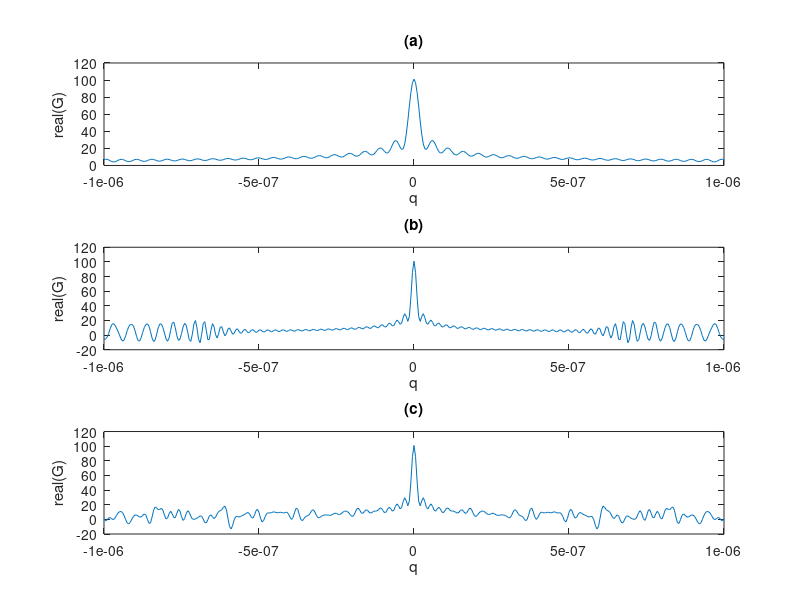

Here is the MATLAB script that generated this plot:
% Program to study the behavior of the smearing filter for the Radon Transform
% The smearing filter is given by one row of LH*L, where L and LH are the 
% projection operators (back and forth) between Radon space and offset space,
% both in frequency. 
% L=exp(-i*w*q*h^2)
% LH=exp(i*w*q*h^2) 
% Such that d=L*m and m_adjoint=LH*d
% Because LH*L is a circulant matrix, LH*L*m is equivalent to a convolution 
% of a row of LH*L with m (see Strang, Introduction to Applied Mathematics) 
% Daniel Trad
% UBC- July 1999
clear

l=-2000:40:2000; % Offset axis

dq=0.5e-8; % radon interval
PMAX=10e-7;  
PMIN=-PMAX;
p1=PMIN:dq:PMAX;
p2=0;
w=2*pi*5; % Frequency
for ii=1:length(p1);
   G(ii)=sum(exp(-i*w*(p2-p1(ii))*l.^2));
end;
GK=abs(fft(G));
kpaxis=1:round(length(p1)/2);
Nyquist=1/(2*w*pi*dq);
kpaxis=kpaxis*Nyquist/max(kpaxis);
subplot(311),plot(p1,real(G)), title('(a)');xlabel('q');ylabel('real(G)');
%subplot(222),plot(kpaxis,GK(1:round(length(p1)/2))); title('(b)');xlabel('kq');ylabel('Amplitude');
 
clear

l=-2000:40:2000; % Offset axis

dq=0.5e-8; % radon interval
PMAX=10e-7;  
PMIN=-PMAX;
p1=PMIN:dq:PMAX;
p2=0;
w=2*pi*10; % Frequency
for ii=1:length(p1);
   G(ii)=sum(exp(-i*w*(p2-p1(ii))*l.^2));
end;
GK=abs(fft(G));
kpaxis=1:round(length(p1)/2);
Nyquist=1/(2*w*pi*dq);
kpaxis=kpaxis*Nyquist/max(kpaxis);
subplot(312),plot(p1,real(G)), title('(b)');xlabel('q');ylabel('real(G)');
%subplot(222),plot(kpaxis,GK(1:round(length(p1)/2))); title('(b)');xlabel('kq');ylabel('Amplitude');

l=-2000:40:2000;
PP=40*(rand(size(l))-.5);
l=l+PP;
dq=0.5e-8;
PMAX=10e-7;
PMIN=-PMAX;
p1=PMIN:dq:PMAX;

p2=0;
%w=2*pi*25;
for ii=1:length(p1);
   G(ii)=sum(exp(-i*w*(p2-p1(ii))*l.^2));
end;
GK=abs(fft(G));
kpaxis=1:round(length(p1)/2);
Nyquist=1/(2*w*pi*dq);
kpaxis=kpaxis*Nyquist/max(kpaxis);
subplot(313),plot(p1,real(G)), title('(c)');xlabel('q');ylabel('real(G)');

%subplot(224),plot(kpaxis,GK(1:round(length(p1)/2))); title('(d)');xlabel('kq');ylabel('Amplitude');
